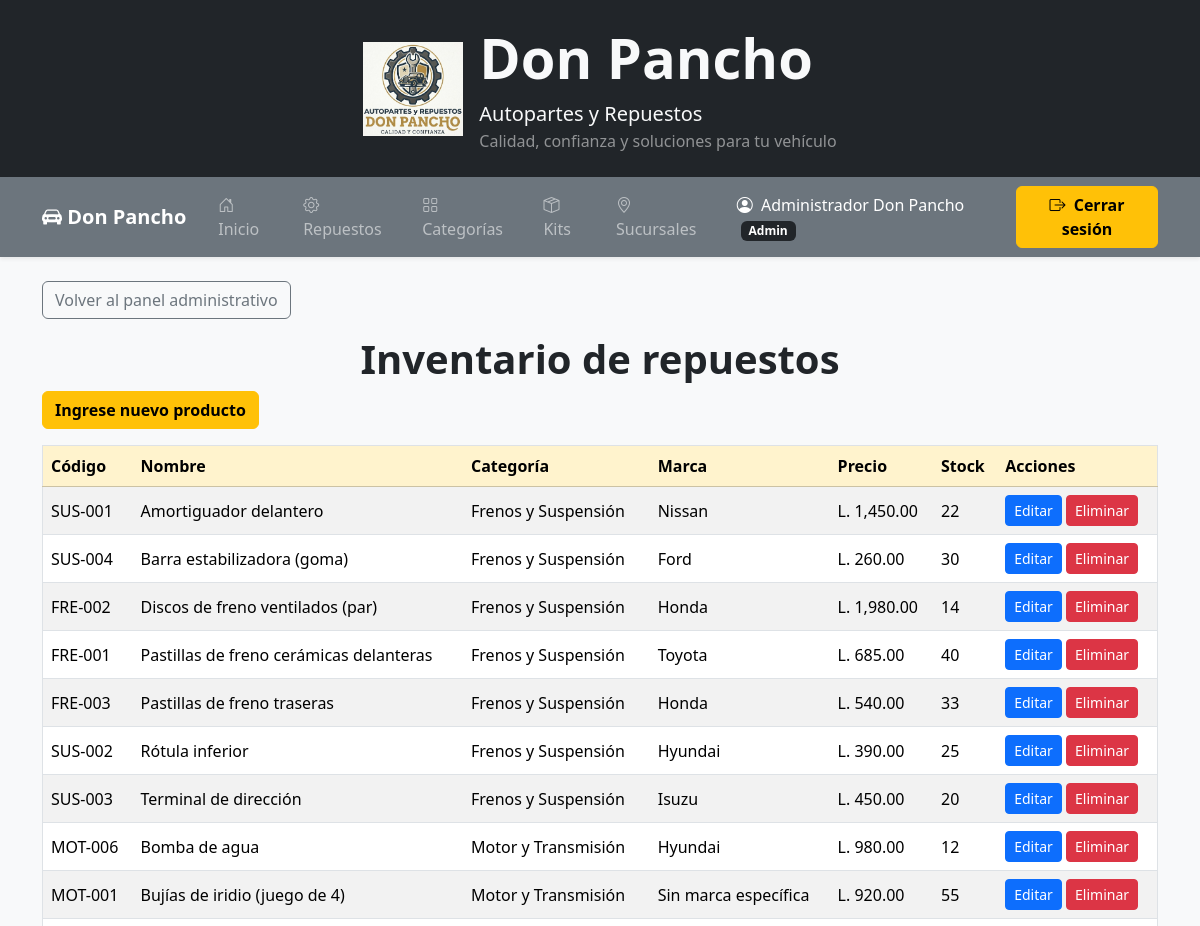
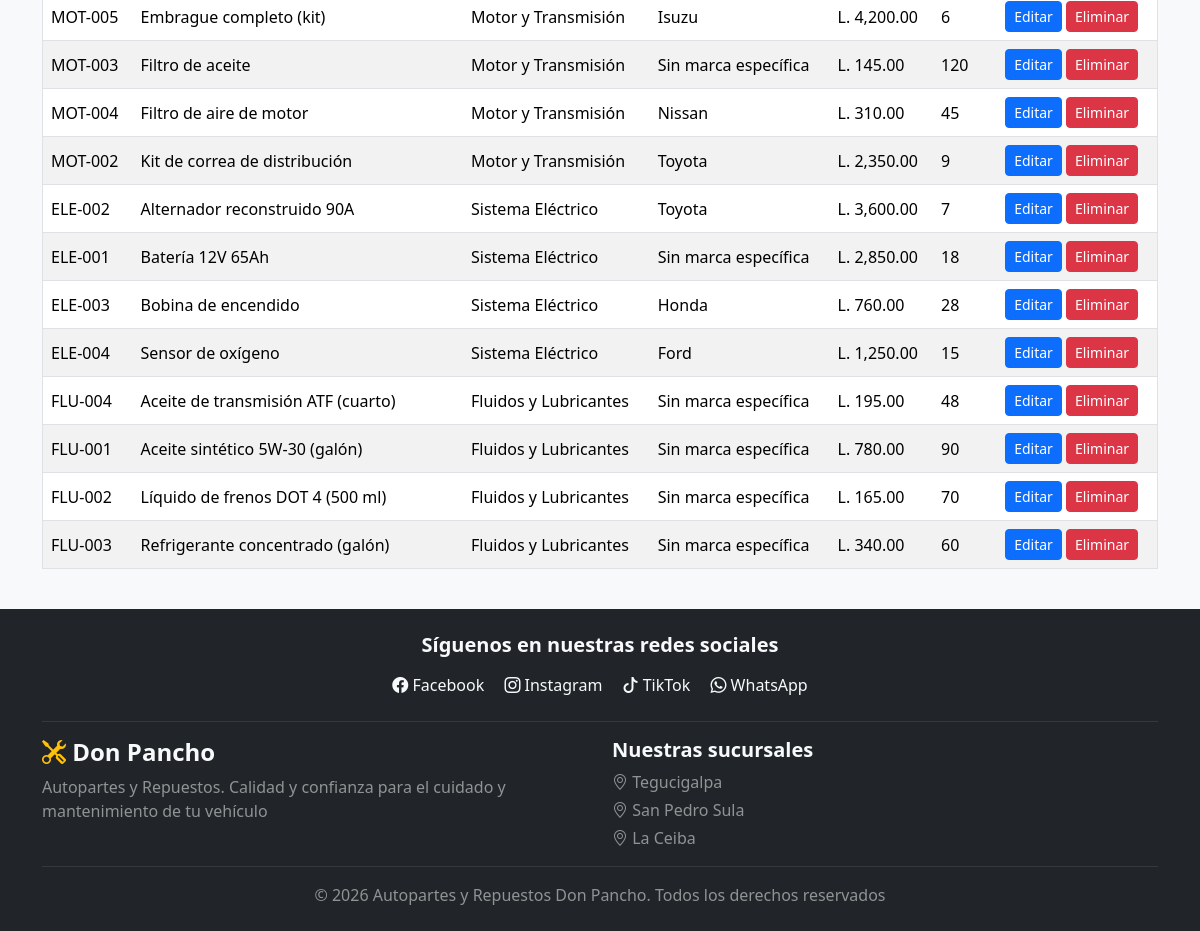
The app's page /src/Frontend/bodega.php (signed in) with its own data (2 pictures, top to bottom).
### tables this page shows
CREATE TABLE repuestos (
  id INT NOT NULL AUTO_INCREMENT PRIMARY KEY,
  codigo VARCHAR(30)  NOT NULL UNIQUE,
  nombre  VARCHAR(120) NOT NULL,
  descripcion VARCHAR(255),
  especificaciones VARCHAR(255),
  categoria_id     INT NOT NULL,
  marca_id INT,
  precio DECIMAL(10,2) NOT NULL,
  stock  INT NOT NULL DEFAULT 0,
  fotografia VARCHAR(255),
  destacado  INT NOT NULL DEFAULT 0,
  activo INT NOT NULL DEFAULT 1,
  FOREIGN KEY (categoria_id) REFERENCES categorias(id),
  FOREIGN KEY (marca_id) REFERENCES marcas_vehiculo(id) ON DELETE SET NULL
);

CREATE TABLE categorias (
  id  INT NOT NULL AUTO_INCREMENT PRIMARY KEY,
  nombre  VARCHAR(60) NOT NULL UNIQUE,
  descripcion VARCHAR(200)
);

CREATE TABLE marcas_vehiculo (
  id INT NOT NULL AUTO_INCREMENT PRIMARY KEY,
  nombre VARCHAR(40) NOT NULL UNIQUE
);

### src/Repuesto.php (called while the page is built, shortened)
<?php
class Repuesto
{
    private PDO $pdo;
    public function __construct(PDO $pdo)
    {
        $this->pdo = $pdo;
    }
    public function listar(?int $categoriaId = null, ?string $busqueda = null, bool $soloActivos = true): array
    {
        $where  = [];
        $params = [];
        $sql = self::SELECT_BASE
             . ($where ? ' WHERE ' . implode(' AND ', $where) : '')
             . ' ORDER BY c.id, r.nombre';
        $st = $this->pdo->prepare($sql);
        $st->execute($params);
        return $st->fetchAll();
    }
}

### src/Frontend/bodega.php (the view, shortened to what this page needs)
<?php
    require_once __DIR__ . '/../../include/conexion.php';
    require_once __DIR__ . '/../Repuesto.php';
    $conexion = new ConexionBD();
    $pdo = $conexion->conectar();
    $modeloRepuesto = new Repuesto($pdo);
    function escapar($texto)
    {
        return htmlspecialchars((string) $texto, ENT_QUOTES, 'UTF-8');
}
$repuestos = [];
$errorInventario = '';
try {
    $repuestos = $modeloRepuesto->listar(null, null, false);
} catch (PDOException $error) {
    error_log('Error al consultar el inventario: ' . $error->getMessage());
    $errorInventario =
        'No se pudo cargar el inventario o sus opciones. Revisa la base de datos.';
}
?>
<!DOCTYPE html>
<html lang="es">
<head>
    <link href="https://cdn.jsdelivr.net/npm/bootstrap@5.3.3/dist/css/bootstrap.min.css" rel="stylesheet">
    <link rel="stylesheet" href="https://cdn.jsdelivr.net/npm/bootstrap-icons@1.11.3/font/bootstrap-icons.min.css">
</head>
<body class="bg-light">
    <header id="inicio" class="bg-dark text-light">
        <div class="container py-4">
            <div class="d-flex justify-content-center align-items-center gap-3">
                <img src="../imagenes/logo.jpg" alt="Logo Autopartes Don Pancho" width="100" class="img-fluid">
                <div>
                    <h1 class="display-4 fw-bold mb-2">Don Pancho</h1>
                    <p class="lead mb-0">Autopartes y Repuestos</p>
                    <p class="text-white-50 mb-0">Calidad, confianza y soluciones para tu vehículo</p>
                </div>
            </div>
        </div>
    </header>
    <nav class="navbar navbar-expand-lg navbar-dark bg-secondary shadow-sm sticky-top">
        <div class="container">
            <a href="index.php" class="navbar-brand fw-bold"><i class="bi bi-car-front-fill"></i> Don Pancho </a>
            <div id="menu-principal" class="collapse navbar-collapse">
                <ul class="navbar-nav ms-auto align-items-lg-center">
                    <li class="nav-item"><a href="index.php" class="nav-link px-3"><i class="bi bi-house-door"></i> Inicio</a></li>
                    <li class="nav-item"><a href="repuestos.php" class="nav-link px-3"><i class="bi bi-gear"></i> Repuestos</a></li>
                    <li class="nav-item"><a href="categorias.php" class="nav-link px-3"><i class="bi bi-grid"></i> Categorías</a></li>
                    <li class="nav-item"><a href="kits.php" class="nav-link px-3"><i class="bi bi-box-seam"></i> Kits</a></li>
                    <li class="nav-item"><a href="sucursales.php" class="nav-link px-3"><i class="bi bi-geo-alt"></i> Sucursales</a></li>
                    <?php require __DIR__ . '/partials/menu-sesion.php'; ?>
                </ul>
            </div>
        </div>
    </nav>
    <main>
        <section class="py-4">
            <div class="container">
                <?php if ($_SESSION['usuario_rol'] === 'admin'): ?>
                    <a href="admin.php" class="btn btn-outline-secondary mb-3">
                        Volver al panel administrativo
                    </a>
                <?php endif; ?>
                    <div class="text-center mb-2">
                        <h2 class="display-6 fw-bold">Inventario de repuestos</h2>
                    </div>
                    <button type="button" class="btn btn-warning fw-bold mb-3" data-bs-toggle="modal" data-bs-target="#modal-nuevo-repuesto">
                        Ingrese nuevo producto
                    </button>
                    <div class="table-responsive">
                        <table class="table table-striped table-hover align-middle border">
                            <thead class="table-warning">
                                <tr>
                                    <th scope="col">Código</th>
                                    <th scope="col">Nombre</th>
                                    <th scope="col">Categoría</th>
                                    <th scope="col">Marca</th>
                                    <th scope="col">Precio</th>
                                    <th scope="col">Stock</th>
                                    <th scope="col">Acciones</th>
                                </tr>
                            </thead>
                            <tbody>
                                <?php if ($errorInventario !== ''): ?>
                                    <tr>
                                        <td colspan="7" class="text-center text-danger">
                                            <?= escapar($errorInventario) ?>
                                        </td>
                                    </tr>
                                <?php else: ?>
                                    <?php foreach ($repuestos as $repuesto): ?>
                                        <tr>
                                            <td><?= escapar($repuesto['codigo']) ?></td>
                                            <td><?= escapar($repuesto['nombre']) ?></td>
                                            <td><?= escapar($repuesto['categoria']) ?></td>
                                            <td>
                                                <?= escapar($repuesto['marca'] ?? 'Sin marca específica') ?>
                                            </td>
                                            <td class="text-nowrap">
                                                L. <?= number_format((float) $repuesto['precio'], 2) ?>
                                            </td>
                                            <td><?= (int) $repuesto['stock'] ?></td>
                                            <td class="text-nowrap">
                                                <button type="button" class="btn btn-primary btn-sm" data-bs-toggle="modal" data-bs-target="#modal-editar-repuesto"
                                                    data-id="<?= (int) $repuesto['id'] ?>" data-codigo="<?= escapar($repuesto['codigo']) ?>" data-nombre="<?= escapar($repuesto['nombre']) ?>"
                                                    data-descripcion="<?= escapar($repuesto['descripcion'] ?? '') ?>" data-especificaciones="<?= escapar($repuesto['especificaciones'] ?? '') ?>"
                                                    data-categoria="<?= (int) $repuesto['categoria_id'] ?>" data-marca="<?= escapar($repuesto['marca_id'] ?? '') ?>"
                                                    data-precio="<?= escapar($repuesto['precio']) ?>" data-stock="<?= (int) $repuesto['stock'] ?>"
                                                    data-destacado="<?= (int) $repuesto['destacado'] ?>"
                                                    onclick="cargarEdicion(this)"
                                                >
                                                    Editar
                                                </button>
                                                <button type="button" class="btn btn-danger btn-sm" data-bs-toggle="modal" data-bs-target="#modal-eliminar-repuesto"
                                                    data-id="<?= (int) $repuesto['id'] ?>" data-codigo="<?= escapar($repuesto['codigo']) ?>" data-nombre="<?= escapar($repuesto['nombre']) ?>"
                                                    onclick="cargarEliminacion(this)"
                                                >
                                                    Eliminar
                                                </button>
                                            </td>
                                        </tr>
                                    <?php endforeach; ?>
                                <?php endif; ?>
                            </tbody>
                        </table>
                    </div>
            </div>
        </section>
    </main>
    <footer class="bg-dark text-light py-4">
        <div class="container">
            <div class="text-center mb-4">
                <h5 class="fw-bold mb-3">Síguenos en nuestras redes sociales</h5>
                <a href="https://www.facebook.com/" target="_blank" class="text-light me-3 text-decoration-none"><i class="bi bi-facebook"></i> Facebook</a>
                <a href="https://www.instagram.com/" target="_blank" class="text-light me-3 text-decoration-none"><i class="bi bi-instagram"></i> Instagram</a>
                <a href="https://www.tiktok.com/" target="_blank" class="text-light me-3 text-decoration-none"><i class="bi bi-tiktok"></i> TikTok</a>
                <a href="https://www.whatsapp.com/" target="_blank" class="text-light text-decoration-none"><i class="bi bi-whatsapp"></i> WhatsApp</a>
            </div>
            <hr class="border-secondary">
            <div class="row g-4">
                <div class="col-md-6">
                    <h4 class="fw-bold"><i class="bi bi-tools text-warning"></i> Don Pancho</h4>
                    <p class="text-white-50">Autopartes y Repuestos. Calidad y confianza para el cuidado y mantenimiento de tu vehículo </p>
                </div>
                <div class="col-md-6">
                    <h5 class="fw-bold">Nuestras sucursales</h5>
                    <p class="text-white-50 mb-1"><i class="bi bi-geo-alt"></i> Tegucigalpa</p>
                    <p class="text-white-50 mb-1"><i class="bi bi-geo-alt"></i> San Pedro Sula</p>
                    <p class="text-white-50 mb-0"><i class="bi bi-geo-alt"></i> La Ceiba</p>
                </div>
            </div>
            <hr class="border-secondary">
            <div class="text-center">
                <p class="mb-0 text-white-50">&copy; 2026 Autopartes y Repuestos Don Pancho. Todos los derechos reservados</p>
            </div>
        </div>
    </footer>
</body>
</html>

### records on screen
repuestos: codigo "SUS-001", nombre "Amortiguador delantero", categoria.nombre "Frenos y Suspensión", marca.nombre "Nissan", precio "1,450.00", stock "22"
repuestos: codigo "SUS-004", nombre "Barra estabilizadora (goma)", categoria.nombre "Frenos y Suspensión", marca.nombre "Ford", precio "260.00", stock "30"
repuestos: codigo "FRE-002", nombre "Discos de freno ventilados (par)", categoria.nombre "Frenos y Suspensión", marca.nombre "Honda", precio "1,980.00", stock "14"
repuestos: codigo "FRE-001", nombre "Pastillas de freno cerámicas delanteras", categoria.nombre "Frenos y Suspensión", marca.nombre "Toyota", precio "685.00", stock "40"
repuestos: codigo "FRE-003", nombre "Pastillas de freno traseras", categoria.nombre "Frenos y Suspensión", marca.nombre "Honda", precio "540.00", stock "33"
repuestos: codigo "SUS-002", nombre "Rótula inferior", categoria.nombre "Frenos y Suspensión", marca.nombre "Hyundai", precio "390.00", stock "25"
repuestos: codigo "SUS-003", nombre "Terminal de dirección", categoria.nombre "Frenos y Suspensión", marca.nombre "Isuzu", precio "450.00", stock "20"
repuestos: codigo "MOT-006", nombre "Bomba de agua", categoria.nombre "Motor y Transmisión", marca.nombre "Hyundai", precio "980.00", stock "12"
repuestos: codigo "MOT-001", nombre "Bujías de iridio (juego de 4)", categoria.nombre "Motor y Transmisión", marca "Sin marca específica", precio "920.00", stock "55"
repuestos: codigo "MOT-005", nombre "Embrague completo (kit)", categoria.nombre "Motor y Transmisión", marca.nombre "Isuzu", precio "4,200.00", stock "6"
repuestos: codigo "MOT-003", nombre "Filtro de aceite", categoria.nombre "Motor y Transmisión", marca "Sin marca específica", precio "145.00", stock "120"
repuestos: codigo "MOT-004", nombre "Filtro de aire de motor", categoria.nombre "Motor y Transmisión", marca.nombre "Nissan", precio "310.00", stock "45"
repuestos: codigo "MOT-002", nombre "Kit de correa de distribución", categoria.nombre "Motor y Transmisión", marca.nombre "Toyota", precio "2,350.00", stock "9"
repuestos: codigo "ELE-002", nombre "Alternador reconstruido 90A", categoria.nombre "Sistema Eléctrico", marca.nombre "Toyota", precio "3,600.00", stock "7"
repuestos: codigo "ELE-001", nombre "Batería 12V 65Ah", categoria.nombre "Sistema Eléctrico", marca "Sin marca específica", precio "2,850.00", stock "18"
repuestos: codigo "ELE-003", nombre "Bobina de encendido", categoria.nombre "Sistema Eléctrico", marca.nombre "Honda", precio "760.00", stock "28"
repuestos: codigo "ELE-004", nombre "Sensor de oxígeno", categoria.nombre "Sistema Eléctrico", marca.nombre "Ford", precio "1,250.00", stock "15"
repuestos: codigo "FLU-004", nombre "Aceite de transmisión ATF (cuarto)", categoria.nombre "Fluidos y Lubricantes", marca "Sin marca específica", precio "195.00", stock "48"
repuestos: codigo "FLU-001", nombre "Aceite sintético 5W-30 (galón)", categoria.nombre "Fluidos y Lubricantes", marca "Sin marca específica", precio "780.00", stock "90"
repuestos: codigo "FLU-002", nombre "Líquido de frenos DOT 4 (500 ml)", categoria.nombre "Fluidos y Lubricantes", marca "Sin marca específica", precio "165.00", stock "70"
repuestos: codigo "FLU-003", nombre "Refrigerante concentrado (galón)", categoria.nombre "Fluidos y Lubricantes", marca "Sin marca específica", precio "340.00", stock "60"

### other values on screen
$nombreMenu "Administrador Don Pancho"
$rolMenu "Admin"
